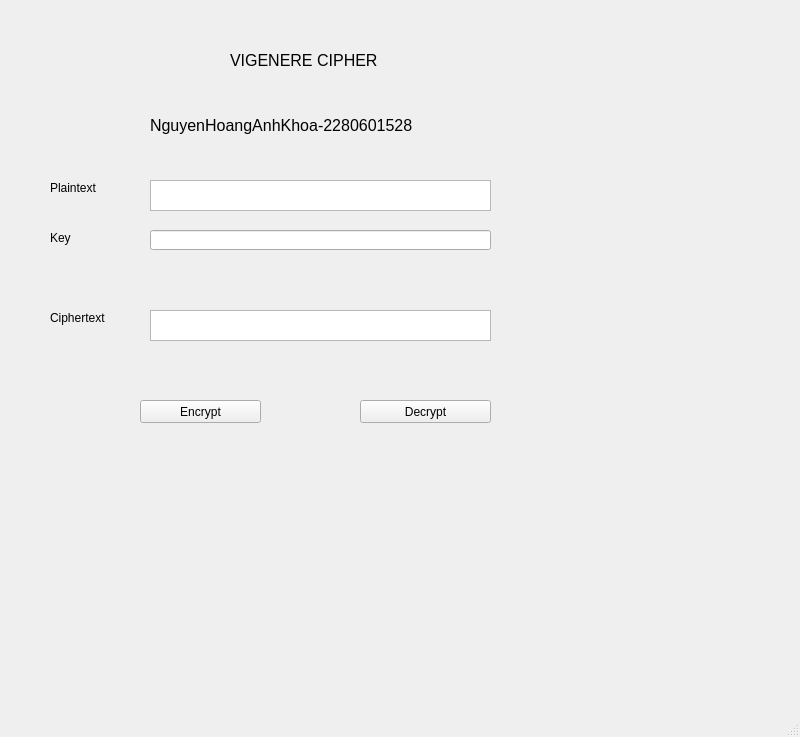
<?xml version="1.0" encoding="UTF-8"?>
<ui version="4.0">
 <class>MainWindow</class>
 <widget class="QMainWindow" name="MainWindow">
  <property name="geometry">
   <rect>
    <x>0</x>
    <y>0</y>
    <width>800</width>
    <height>737</height>
   </rect>
  </property>
  <property name="windowTitle">
   <string>MainWindow</string>
  </property>
  <widget class="QWidget" name="centralwidget">
   <widget class="QLabel" name="label">
    <property name="geometry">
     <rect>
      <x>230</x>
      <y>50</y>
      <width>341</width>
      <height>21</height>
     </rect>
    </property>
    <property name="font">
     <font>
      <pointsize>12</pointsize>
     </font>
    </property>
    <property name="text">
     <string>VIGENERE CIPHER</string>
    </property>
   </widget>
   <widget class="QLabel" name="label_2">
    <property name="geometry">
     <rect>
      <x>150</x>
      <y>110</y>
      <width>361</width>
      <height>31</height>
     </rect>
    </property>
    <property name="font">
     <font>
      <pointsize>12</pointsize>
     </font>
    </property>
    <property name="text">
     <string>NguyenHoangAnhKhoa-2280601528</string>
    </property>
   </widget>
   <widget class="QLabel" name="label_3">
    <property name="geometry">
     <rect>
      <x>50</x>
      <y>180</y>
      <width>91</width>
      <height>16</height>
     </rect>
    </property>
    <property name="text">
     <string>Plaintext</string>
    </property>
   </widget>
   <widget class="QLabel" name="label_4">
    <property name="geometry">
     <rect>
      <x>50</x>
      <y>230</y>
      <width>81</width>
      <height>16</height>
     </rect>
    </property>
    <property name="text">
     <string>Key</string>
    </property>
   </widget>
   <widget class="QLabel" name="label_5">
    <property name="geometry">
     <rect>
      <x>50</x>
      <y>310</y>
      <width>91</width>
      <height>16</height>
     </rect>
    </property>
    <property name="text">
     <string>Ciphertext</string>
    </property>
   </widget>
   <widget class="QPushButton" name="btn_encrypt">
    <property name="geometry">
     <rect>
      <x>140</x>
      <y>400</y>
      <width>121</width>
      <height>23</height>
     </rect>
    </property>
    <property name="text">
     <string>Encrypt</string>
    </property>
   </widget>
   <widget class="QPushButton" name="btn_decrypt">
    <property name="geometry">
     <rect>
      <x>360</x>
      <y>400</y>
      <width>131</width>
      <height>23</height>
     </rect>
    </property>
    <property name="text">
     <string>Decrypt</string>
    </property>
   </widget>
   <widget class="QPlainTextEdit" name="txt_plain_text">
    <property name="geometry">
     <rect>
      <x>150</x>
      <y>180</y>
      <width>341</width>
      <height>31</height>
     </rect>
    </property>
   </widget>
   <widget class="QLineEdit" name="txt_key">
    <property name="geometry">
     <rect>
      <x>150</x>
      <y>230</y>
      <width>341</width>
      <height>20</height>
     </rect>
    </property>
   </widget>
   <widget class="QPlainTextEdit" name="txt_cipher_text">
    <property name="geometry">
     <rect>
      <x>150</x>
      <y>310</y>
      <width>341</width>
      <height>31</height>
     </rect>
    </property>
   </widget>
  </widget>
  <widget class="QMenuBar" name="menubar">
   <property name="geometry">
    <rect>
     <x>0</x>
     <y>0</y>
     <width>800</width>
     <height>26</height>
    </rect>
   </property>
  </widget>
  <widget class="QStatusBar" name="statusbar"/>
 </widget>
 <resources/>
 <connections/>
</ui>
